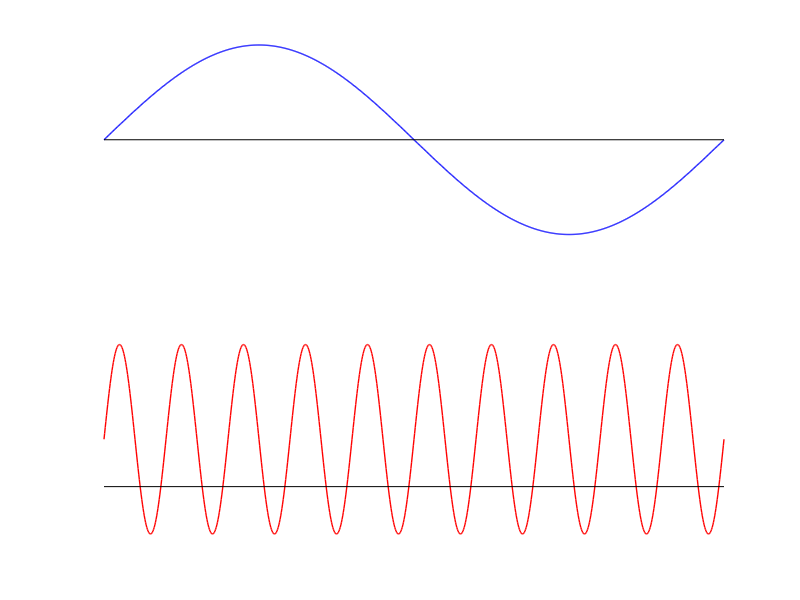

Write the MATLAB code that produced this figure.
function [] = BlockCartoons()
%% BlockCartoons:

Fs = 1000;
t = 0:(1/Fs):1;
x = sin(2*pi*1*t);
y = sin(2*pi*10*t);

fig = figure(1); clf
set(fig, 'Color', 'w', 'Units', 'inches', 'Position', [2 2 1 2])

ax(1) = subplot(2,1,1); hold on
    plot(t, x, 'b', 'LineWidth', 1)
    plot([0 1], [0 0], 'k', 'LineWidth', 0.5)

ax(2) = subplot(2,1,2); hold on
    plot(t, y, 'r', 'LineWidth', 1)
    plot([0 1], -0.5*[1 1], 'k', 'LineWidth', 0.5)
    
set(ax,'Visible','off')

end